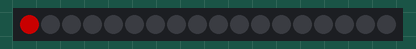
Simulated run of this sketch. Board: Arduino Uno, built with avr-gcc and run on an emulated ATmega328P. Parts: 18 RGB LEDs in strip order, left to right. Dim RGB values are drawn brighter than linear.

Above: at 0.05 s.
At 0.55 s:
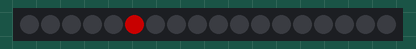
At 0.96 s:
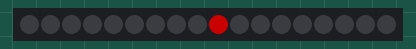
At 1.81 s:
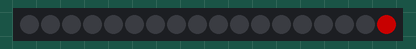
At 2.97 s:
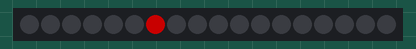
At 4.08 s:
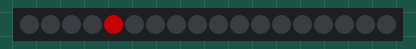

Measured:
- by itself, everything shown: repeats every 3.6 s, in 34 steps

The sketch:

moveLED.ino
```cpp
#include <FastLED.h>

#define NUM_LEDS  18
#define LED_PIN   2

CRGB leds[NUM_LEDS];

void setup() {
  FastLED.addLeds<WS2812B, LED_PIN, GRB>(leds, NUM_LEDS);
  FastLED.setBrightness(100);
}

void loop() {

  for(int i = 0; i < NUM_LEDS; i++) {
    leds[i] = CRGB::Red;
    FastLED.show();
    delay(100);
    leds[i] = CRGB::Black;
  }

  for(int i = NUM_LEDS - 1; i >= 0; i--) {
    leds[i] = CRGB::Red;
    FastLED.show();
    delay(100);
    leds[i] = CRGB::Black;
  }

}
```
